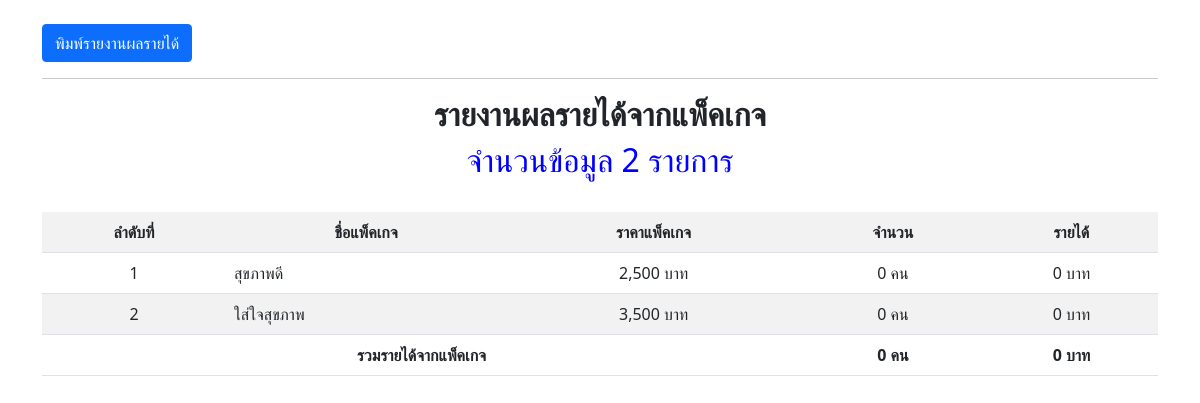
The app's page /admin/repack2.php (signed in), older data.
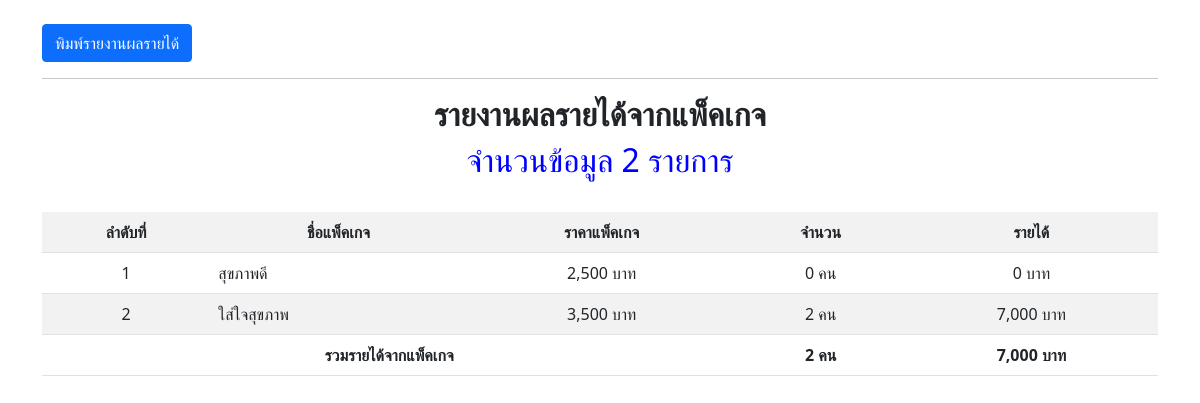
The same page, newer data.
### tables this page shows
CREATE TABLE `tb_package` (
  `id_pack` int(10) NOT NULL,
  `name_pack` varchar(100) NOT NULL,
  `price_pack` int(10) NOT NULL,
  `detail_pack` text NOT NULL,
  `disc` int(10) NOT NULL
);

### admin/repack2.php (the view, shortened to what this page needs)
<?php
    include "function_sum.php";
    $sql1="select * from tb_package where id_pack between '3' and '10'";
    $result1=mysqli_query($conn,$sql1);
    $num=mysqli_num_rows($result1);
?>
<!DOCTYPE html>
<html lang="en">
<head>
    <link rel="stylesheet" href="../css/bootstrap.min.css">
</head>
<body>
        <div class="container"><br>
            <a class="btn btn-primary" href="repack2.php" onclick="window.print()">พิมพ์รายงานผลรายได้</a><hr>
            <center><h2><b>รายงานผลรายได้จากแพ็คเกจ</b></h2></center>
            <?php
                if($num==0){
                    echo"<font color='red'><center><h2>ไม่พบข้อมูล</h2></center></font>";
                }else{
                    echo"<font color='blue'><center><h2>จำนวนข้อมูล $num รายการ</h2></center></font>";
            ?><br>
            <table class="table table-holver table-striped">
                <tr align="center">
                    <th>ลำดับที่</th>
                    <th>ชื่อแพ็คเกจ</th>
                    <th>ราคาแพ็คเกจ</th>
                    <th>จำนวน</th>
                    <th>รายได้</th>
                </tr>
                <?php
                    $i=1;
                    while($read=mysqli_fetch_assoc($result1)){
                        $id_pack=$read["id_pack"];
                        $name_pack=$read["name_pack"];
                        $price_pack=$read["price_pack"];
                        $sql2="select * from tb_user where id_pack='$id_pack'";
                        $result2=mysqli_query($conn,$sql2);
                        $num2=mysqli_num_rows($result2);
                        $total=$price_pack*$num2;
                ?>
                <tr align="center">
                    <td><?php echo"$i";?></td>
                    <td align="left"><?php echo"$name_pack";?></td>
                    <td><?php echo"".number_format($price_pack)." บาท";?></td>
                    <td><?php echo"".number_format($num2)." คน";?></td>
                    <td><?php echo"".number_format($total)." บาท";?></td>
                </tr>
                <?php
                    $i++;
                    $count+=$num2;
                    $net+=$total;
                    }
                ?>
                <tr align="center">
                    <th colspan="3">รวมรายได้จากแพ็คเกจ</th>
                    <th><?php echo"".number_format($count)." คน";?></th>
                    <th><?php echo"".number_format($net)." บาท";?></th>
                </tr>
            </table>
            <?php } ?>
        </div>
</body>
<br><br><br><br>

Row changes from the older to the newer data that the page shows:
changed tb_package "ใส่ใจสุขภาพ": num2 "0" → "2"; price_pack "0" → "7,000"
Text that changed along with them:
$count: "0" → "2"
$net: "0" → "7,000"
